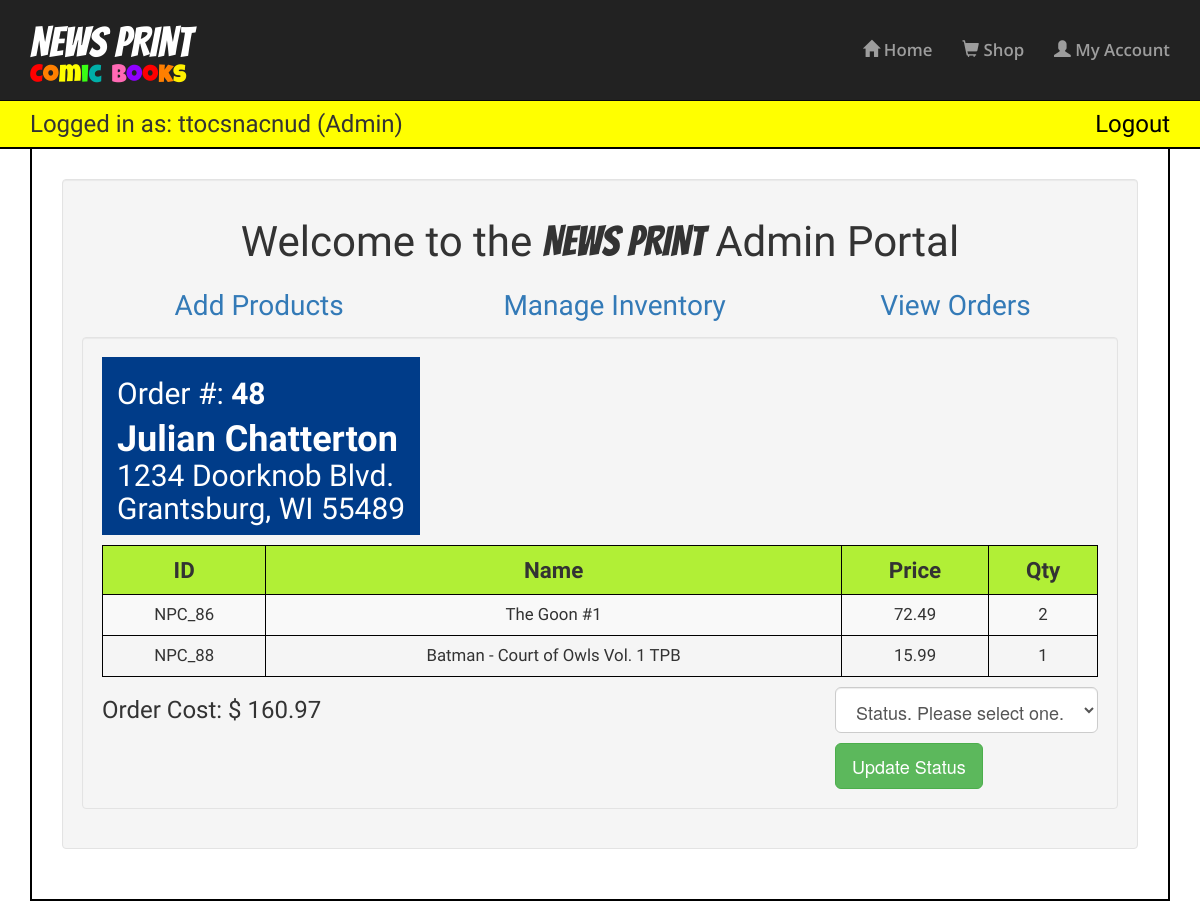
Page /index.php?subpage=vieworder&id=48&u=julian_chatterton (signed in) on the committed database.
### tables this page shows
CREATE TABLE `orders` (
  `orderNum` int(10) NOT NULL,
  `orderDate` int(11) NOT NULL,
  `customer` varchar(50) NOT NULL,
  `products_InOrder` text NOT NULL,
  `totalPrice` decimal(10,2) NOT NULL,
  `status` varchar(50) NOT NULL
);

CREATE TABLE `customer` (
  `id` int(10) NOT NULL,
  `username` varchar(20) NOT NULL,
  `password` varchar(32) NOT NULL,
  `email` varchar(60) NOT NULL,
  `fname` varchar(30) NOT NULL,
  `lname` varchar(40) NOT NULL,
  `street` varchar(40) NOT NULL,
  `city` varchar(40) NOT NULL,
  `state` char(2) NOT NULL,
  `zip` int(5) NOT NULL,
  `phone` varchar(15) NOT NULL,
  `cardNum` varchar(20) NOT NULL,
  `expMonth` varchar(2) NOT NULL,
  `expYear` varchar(4) NOT NULL,
  `adminFlag` tinyint(1) NOT NULL DEFAULT '0'
);

### includes/inc_vieworder.php (the view, shortened to what this page needs)
<div class="row">
<div class="col-lg-8 col-lg-offset-2" style="padding:0;">
<?php
include('includes/inc_connect.php');
$s_orders = "SELECT * FROM orders WHERE orderNum = :orderNum ";
$s_cust = "SELECT * FROM customer WHERE username = :username ";
$orders_result = $db->prepare($s_orders);
$cust_result = $db->prepare($s_cust);
$orders_result->bindParam(':orderNum',$_GET['id']);
$cust_result->bindParam(':username',$_GET['u']);
$orders_result->execute();
$cust_result->execute();
while ($cust_row = $cust_result->fetch(PDO::FETCH_ASSOC))
{
	$fname = $cust_row['fname'];
	$lname = $cust_row['lname'];
	$street = $cust_row['street'];
	$stateInfo = $cust_row['city'].", ".$cust_row['state']." ".$cust_row['zip'];
}
while ($orders_row = $orders_result->fetch(PDO::FETCH_ASSOC))
{
	$orderNum = $orders_row['orderNum'];
	$productsArray = objectToArray(json_decode($orders_row['products_InOrder']));
	$totalPrice = $orders_row['totalPrice'];
}
function objectToArray($d) {
	if (is_object($d)) {
	$d = get_object_vars($d);
	}
	if (is_array($d)) {
	return array_map(__FUNCTION__, $d);
	}
	else {
	return $d;
	}
}
?>
</div>
</div>
<div class="well" style="overflow:auto;">
	<div class="blue-box pull-left">
		<h2>Order #: <strong><?php echo $orderNum; ?></strong></h2>
		<h1 style="margin:0"><strong><?php echo $fname." ".$lname; ?></strong></h1>
		<h2 style="margin:0"><?php echo $street; ?></h2>
		<h2 style="margin-top:0"><?php echo $stateInfo; ?></h2>
	</div>
	<table class="table table-bordered table-striped" id="viewOrder">
		<thead>
			<tr>
				<th>ID</th>
				<th>Name</th>
				<th>Price</th>
				<th>Qty</th>
			</tr>
		</thead>
		<tbody>
<?php
foreach ($productsArray as $itemNum => $item) {
?>
		<tr>
			<td>NPC_<?php echo $item['ID']; ?></td>
			<td><?php echo $item['Name']; ?></td>
			<td><?php echo $item['Price']; ?></td>
			<td><?php echo $item['Quantity']; ?></td>
		</tr>
<?php
}
?>
		</tbody>
	</table>
	<div class="pull-left">
		<h3>Order Cost: $ <?php echo number_format($totalPrice,2); ?></h3>
	</div>
	<div class="pull-right">
		<form action="" method="post">
			<select class="form-control input-lg" name="status" style="margin-top:10px;" required>
				<option value="1">Status. Please select one.</option>
			</select>
			<button class="btn btn-lg btn-success"
							style="margin-top: 10px;"
							type="submit"
							name="update"
							value="Update Status">Update Status
			</button>
		</form>
	</div>
</div>

### custom.css (style rules this page uses)
h1,h2,h3,h4,h5,h6,p { font-family: 'Hind', sans-serif; }
th:not(.order-summary) { text-align: center; font-size: 1.6em; background-color: #B1EF36; }
body { background-image: url("images/blue-halftone.gif"); background-size: cover; }
#invProducts td, #shopProducts td, #orders td, #viewOrder td, #custOrders td { text-align: center; vertical-align: middle; font-size: 1.2em; }
.table { margin: 0; font-family: 'Hind', sans-serif; border: 1px solid black; }
.table-bordered > thead > tr > th, .table-bordered > tbody > tr > th, .table-bordered > tfoot > tr > th, .table-bordered > thead > tr > td, .table-bordered > tbody > tr > td, .table-bordered > tfoot > tr > td { border: 0.5px solid #000000; }
.blue-box { color: #FFF; background-color: #003c89; padding: 15px; padding-top: 0; padding-bottom: 0; margin-bottom: 10px; }

### rows in the picture
orders: orderNum "48", totalPrice "160.97"
customer: fname "Julian", lname "Chatterton", street "1234 Doorknob Blvd.", stateInfo "Grantsburg, WI 55489"

### other values in the picture
$_SESSION['user'] "ttocsnacnud"
$item['ID'] "86"
$item['Name'] "The Goon #1"
$item['Price'] "72.49"
$item['Quantity'] "2"
$item['ID'] "88"
$item['Name'] "Batman - Court of Owls Vol. 1 TPB"
$item['Price'] "15.99"
$item['Quantity'] "1"
